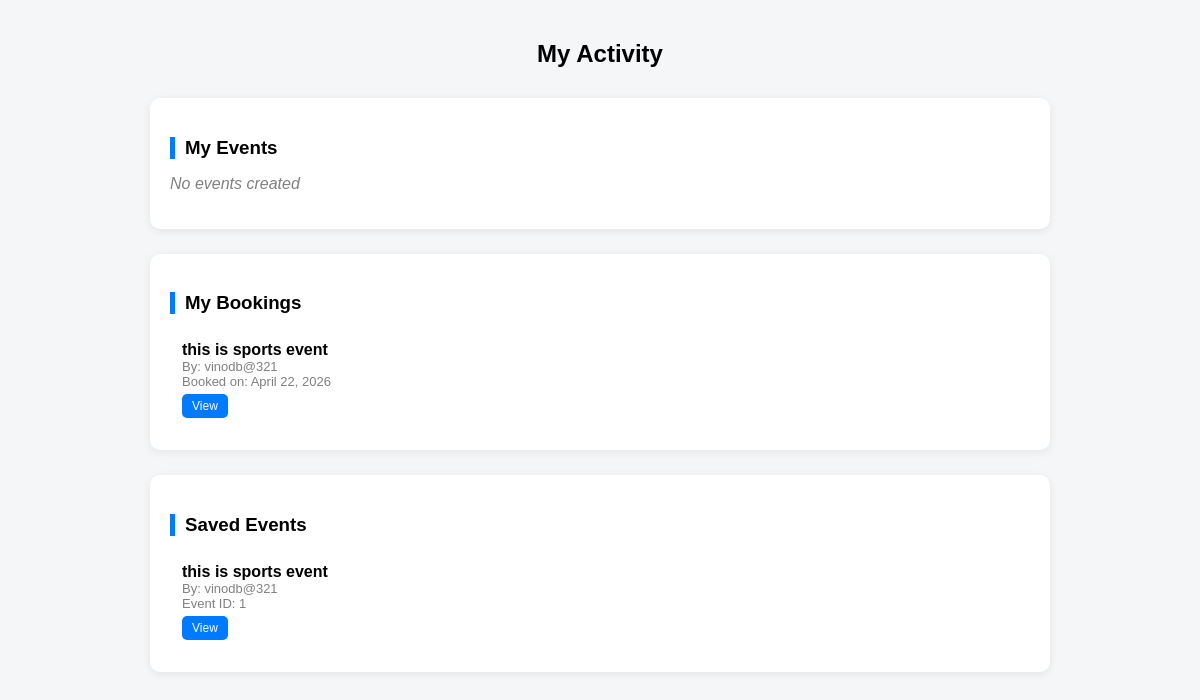
The page /my-activity/ (signed in) on the database its author committed.
### myapp/models.py (models this page shows, shortened)
class Bookevent(models.Model):
    event = models.ForeignKey(Myevent, on_delete=models.CASCADE)
    customer = models.ForeignKey(User, on_delete=models.CASCADE)
    is_booked = models.BooleanField(default=False)
    created_at = models.DateField(auto_now=True)

class Myevent(models.Model):
    event = models.CharField(max_length=50)
    adress = models.CharField(max_length=100)
    capacity = models.IntegerField(default=1)
    author = models.ForeignKey(User, on_delete=models.CASCADE)
    phone = models.CharField(max_length=15)
    CATOGERY_CHOISES =  [('MUSIC', 'MUSIC'),
                          ('SPORTS', 'SPORTS'),
                          ('SCHOOL', 'SHOOL'),
                          ('WORKSHOP', 'WORKSHOP'),]
    catogery = models.CharField(max_length=50, choices=CATOGERY_CHOISES,  default='MUSIC')
    about = models.CharField(max_length=100)

class Saved_event(models.Model):
    user = models.ForeignKey(User, on_delete=models.CASCADE)
    event = models.ForeignKey(Myevent, on_delete=models.CASCADE)

### myapp/views.py (the view)
# urls.py: path('my-activity/', views.my_activity, name='my_activity'),
@login_required
def my_activity(request):
    events = cache.get('my_activity_events')
    if not events:
        events = list(Myevent.objects.filter(author=request.user).all().order_by('id'))
        cache.set('my_activity_events', events, 60*20)
    bookings = cache.get('my_activity_bookings')
    if not bookings:
        bookings = list(Bookevent.objects.filter(customer=request.user).all().order_by('-created_at'))
        cache.set('my_activity_bookings', bookings, 60*20)
    saved = cache.get('my_activity_saved')
    if not saved:
        saved = list(Saved_event.objects.filter(user=request.user).all().order_by('id'))
        cache.set('my_activity_saved', saved, 60*20)
    return render(request, 'my_activity.html', {'events': events, 'bookings': bookings,
                                                'saved': saved})

### templates/my_activity.html (shortened to what this page needs)
<!DOCTYPE html>
<html>
<head>
</head>
<body>
<div class="container">
    <h2>My Activity</h2>
    <div class="section">
        <h3>My Events</h3>
        {% for event in events %}
            <div class="card">
                <div class="title">{{ event.event }}</div>
                <div class="meta">
                    Category: {{ event.catogery }} <br>
                    ID: {{ event.id }}
                </div>
                <a href="{% url 'event_detail' event.id %}" class="btn">View</a>
            </div>
        {% empty %}
            <p class="empty">No events created</p>
        {% endfor %}
    </div>
    <div class="section">
        <h3>My Bookings</h3>
        {% for booking in bookings %}
            <div class="card">
                <div class="title">{{ booking.event.event }}</div>
                <div class="meta">
                    By: {{ booking.event.author.username }} <br>
                    Booked on: {{ booking.created_at }}
                </div>
                <a href="{% url 'event_detail' booking.event.id %}" class="btn">View</a>
            </div>
        {% empty %}
            <p class="empty">No bookings</p>
        {% endfor %}
    </div>
    <div class="section">
        <h3>Saved Events</h3>
        {% for s in saved %}
            <div class="card">
                <div class="title">{{ s.event.event }}</div>
                <div class="meta">
                    By: {{ s.event.author.username }} <br>
                    Event ID: {{ s.event.id }}
                </div>
                <a href="{% url 'event_detail' s.event.id %}" class="btn">View</a>
            </div>
        {% empty %}
            <p class="empty">No saved events</p>
        {% endfor %}
    </div>
</div>
</body>
</html>

### templates/my_activity.html (style rules this page uses)
body { font-family: Arial, sans-serif; background-color: #f4f6f8; margin: 0; padding: 20px; }
h2 { text-align: center; margin-bottom: 30px; }
.container { max-width: 900px; margin: auto; }
.section { background: #fff; padding: 20px; margin-bottom: 25px; border-radius: 10px; box-shadow: 0 2px 8px rgba(0,0,0,0.08); }
.section h3 { margin-bottom: 15px; border-left: 5px solid #007bff; padding-left: 10px; }
.card { padding: 12px; border-bottom: 1px solid #eee; }
.card:last-child { border-bottom: none; }
.title { font-weight: bold; font-size: 16px; }
.meta { font-size: 13px; color: gray; }
.empty { color: gray; font-style: italic; }
a.btn { display: inline-block; margin-top: 5px; padding: 5px 10px; background: #007bff; color: white; text-decoration: none; border-radius: 5px; font-size: 12px; }

### rows shown on the page
Bookevent: event.event "this is sports event", event.author.username "vinodb@321", created_at "April 22, 2026"
Saved_event: event.event "this is sports event", event.author.username "vinodb@321", event.id "1"
